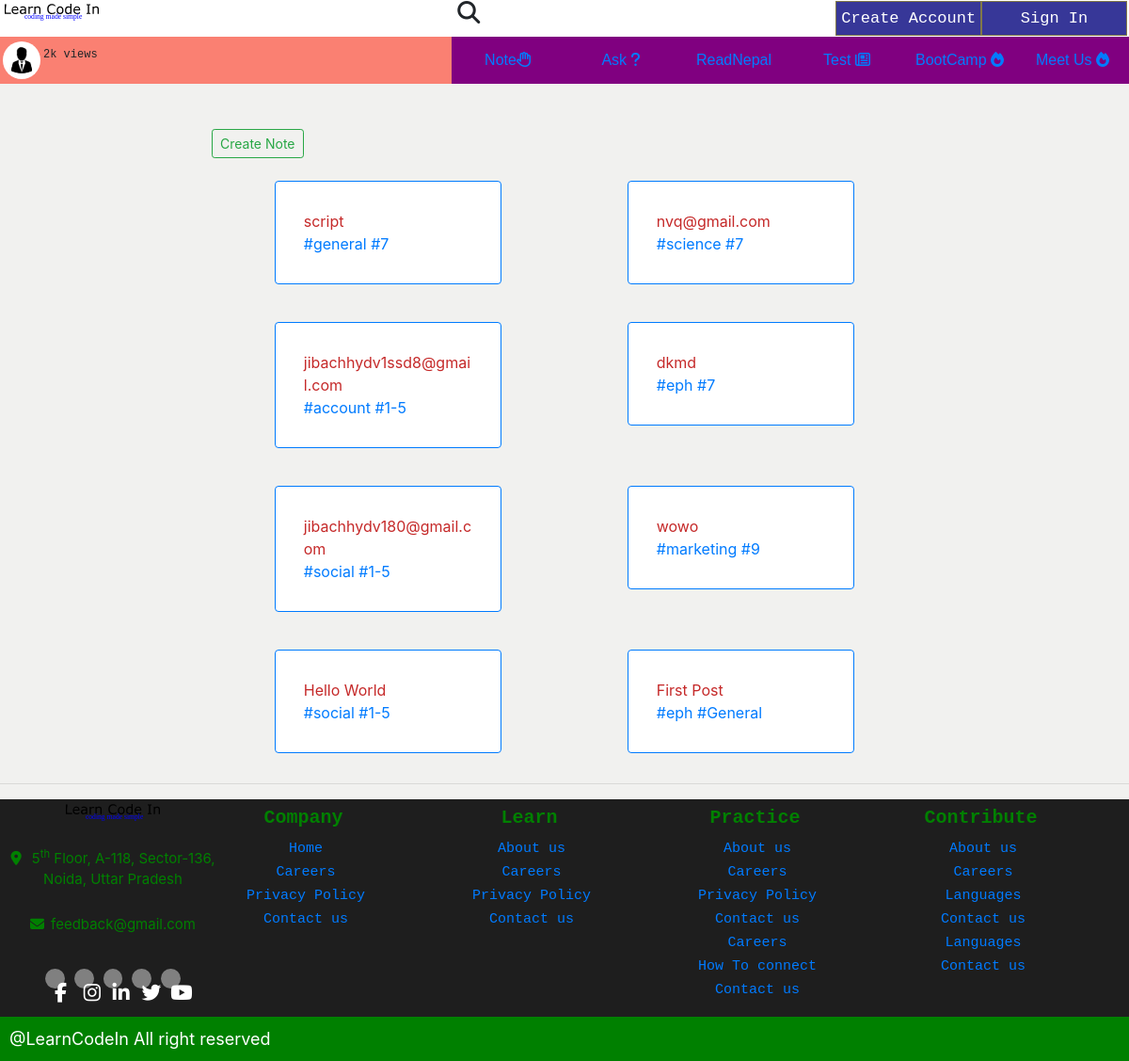
The page /note/ on the database as committed earlier.
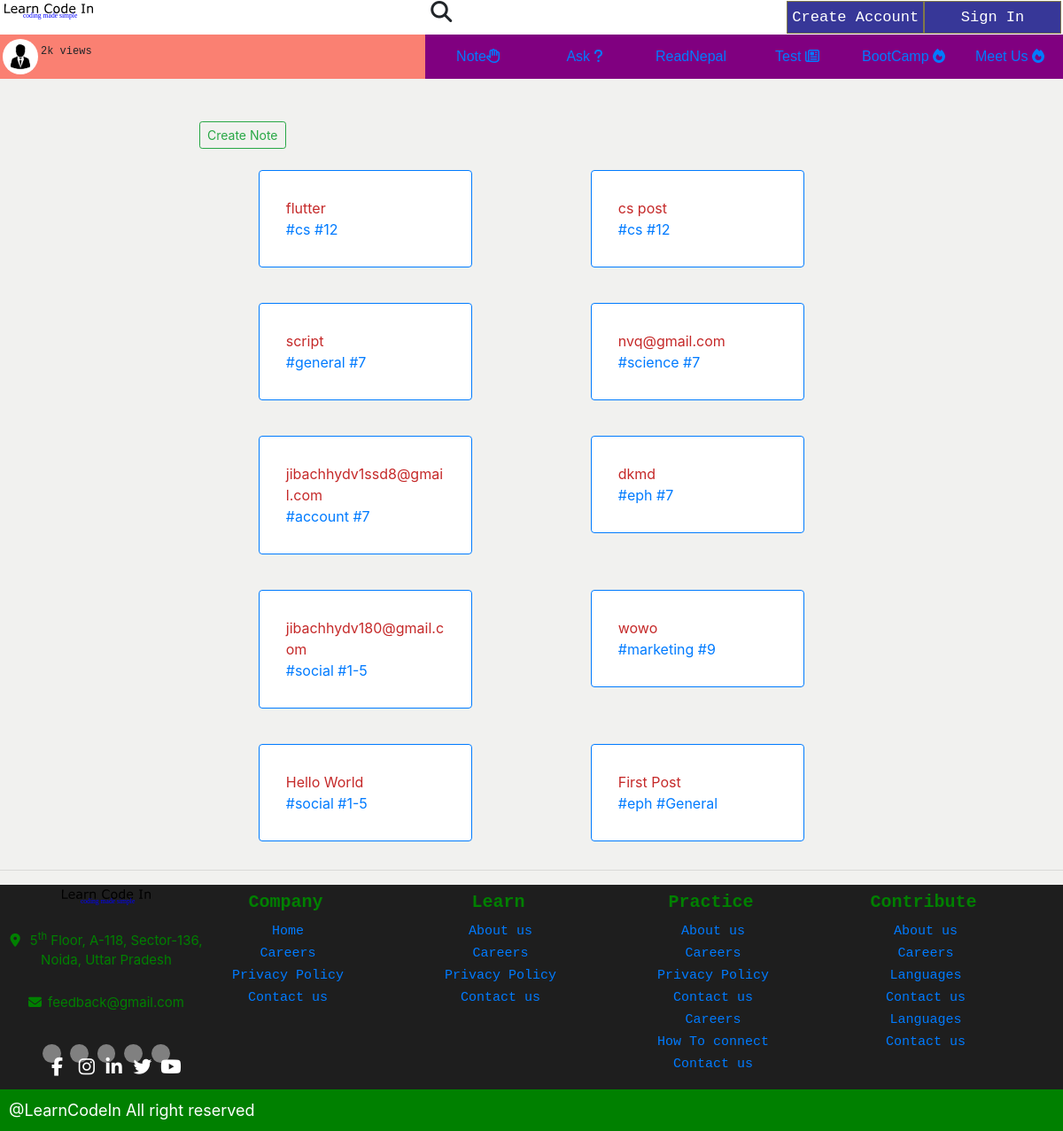
The same page on the database as committed later.
### note/models.py (models this page shows, shortened)
class Note(models.Model):
    STATUS_CHOICES = (
        ('draft', 'Draft'),
        ('published', 'Published'),
    )
    grade_choices = (
        ('1-5', 'One to Five'),
        ('6', 'Six'),
        ('7', 'Seven'),
        ('8', 'Eight'),
        ('9', 'Nine'),
        ('10', 'Ten'),
        ('11', 'Eleven'),
        ('12', 'Twelve'),
        ('Bachelor', 'Bachelor'),
        ('General', 'General'),
    )
    subject_choices = (
        ('physic', 'Physic'),
        ('chemistry', 'Chemistry'),
        ('botany', 'Botany'),
        ('zoology', 'Zoology'),
        ('math', 'Math'),
        ('english', 'English'),
        ('nepali', 'Nepali'),
        ('science', 'science'),
        ('social', 'Social'),
        ('eph', 'Environement,Population and Health'),
        ('Opt', 'Optional Math'),
        ('cs', 'Computer Science'),
        ('account', 'Account'),
        ('business', 'Business'),
        ('marketing', 'Marketing'),
        ('general', 'General'),
    )
    title = models.CharField(max_length=250)
    slug = models.SlugField(max_length=400)
    author = models.ForeignKey(User, on_delete=models.CASCADE, related_name='notes')
    content = models.TextField(blank=False)
    publish = models.DateTimeField(default=timezone.now)
    created= models.DateTimeField(auto_now_add=True)
    status = models.CharField(max_length=10, choices=STATUS_CHOICES, default='published')
    grade = models.CharField(max_length=20, choices=grade_choices)
    subject = models.CharField(max_length=25, choices=subject_choices)
    views = models.PositiveIntegerField(blank=False, default=0)
    likes = models.ManyToManyField(User, related_name='likedpost', blank=True)
    class Meta:
        ordering = ('-publish',)
    objects = models.Manager()
    published = PublishedManager()

### note/views.py (the view)
# urls.py: path('', views.notelist,name='notelist'),
def notelist(request):
    notes = Note.published.all()
    paginator = Paginator(notes, 10)
    page_number = request.GET.get('page')
    try:
        page_obj = paginator.page(page_number)
    except PageNotAnInteger:
        page_obj = paginator.page(1)
    except EmptyPage:
        page_obj = paginator.page(paginator.num_pages)
    return render(request, 'note/notelist.html', {
        'page_obj': page_obj,
    })

### note/models.py (called while the page is built)
    def get_queryset(self):
        return super(PublishedManager, self).get_queryset().filter(status='published')

### templates/note/notelist.html (shortened to what this page needs)
{% extends 'base.html' %}
{% block body %}
<div class="container mt-5" style="max-width: 750px" >
  <div class="row">
    <form action="{% url 'newnote' %}" method="GET">
      <input type="submit" class="btn btn-sm btn-outline-success" value="Create Note" />
    </form>
  </div>
  <div class="row">
    {% for note in page_obj %}
    <div class="col-12 col-sm-6
     mt-4">
      <div class="card border-primary mb-3">
        <div class="card-body">
          <a href="{% url 'notedetail' note.pk note.slug %}" style="color: #c52929">
            {{ note.title }}
          </a>
          <br />
          <span style="color: #c52929">
            <a href="{% url 'searchSubject' note.subject %}"> #{{ note.subject }} </a>
          </span>
          <span style="color: #c52929">
            <a href="{% url 'searchGrade' note.grade %}"> #{{ note.grade }} </a>
          </span>
        </div>
      </div>
    </div>
    {% endfor %}
  </div>
</div>
{% endblock %}

### templates/base.html (shortened to what this page needs)
{% load static %}
<!DOCTYPE html>
<html lang="en">
  <head>
    <link href="https://unpkg.com/aos@2.3.1/dist/aos.css" rel="stylesheet" />
    <link
      rel="stylesheet"
      href="https://maxcdn.bootstrapcdn.com/bootstrap/4.0.0/css/bootstrap.min.css"
    />
    <link rel="stylesheet" href="{% static 'css/base.css' %}" />
  </head>
  <body>
    <div class="top-bar">
      <div class="intro-sign">
        <div class="company-logo">
          <img src="{% static 'images/logo.svg' %}" class="flag" alt="" />
        </div>
        <div class="search" style="font-size: 24px; line-height: 20px">
          <i class="fa fa-search"></i>
        </div>
        {% if not user.is_authenticated %}
        <div class="sign-in-create">
          <div class="create-account circle-effect">
            <a href="{% url 'signup' %}" style="text-decoration: none; color: white;">
              Create Account
            </a>
          </div>
          <div class="sign-in circle-effect">
            <a href="{% url 'login' %}" style="text-decoration: none; color: white;">
              Sign In
            </a>
          </div>
        </div>
        {% else %}
          Logged In As {{ request.user.fullname }}
        {% endif %}
        </div>
      <nav>
        <div class="navigation-container">
          <div class="user">
            <div class="user-photo">
              <img
                src="{% static 'images/img.png' %}"
                alt=""
                class="user-pic"
              />
            </div>
            <div class="info">
              <span class="views">2k views</span>
              <span class="name">{{ request.user.fullname }}</span>
            </div>
          </div>
          <div class="navigation nav-total">
            <ul type="none" class="nav">
              <a href="{% url 'notelist' %}"
                ><li>Note<i class="fa fa-hand-paper-o"></i></li
              ></a>
              <a href="{% url 'allquestions' %}"
                ><li>Ask <i class="fa fa-question" aria-hidden="true"></i></li
              ></a>
              <a href="{% url 'readnepal' %}"
                ><li>ReadNepal </i></li
              ></a>
              <a href=""
                ><li>Test <i class="fa fa-newspaper-o"></i></li
              ></a>
              <a href=""
                ><li>BootCamp <i class="fa fa-fire"></i></li
              ></a>
              <a href=""
                ><li>Meet Us <i class="fa fa-fire"></i></li
              ></a>
            </ul>
          </div>
        </div>
      </nav>
    </div>
    {% block body %}{% endblock body %}
    <hr />
    <footer>
      <div class="footer">
        <div class="info-block">
          <div class="logo">
            <img src="{% static "images/logo.svg" %}" alt="LearnCodeIn" />
          </div>
          <div class="location">
            <i class="fa fa-map-marker"></i>
            5<sup>th</sup> Floor, A-118, Sector-136, Noida, Uttar Pradesh
          </div>
          <div class="feedback">
            <i class="fa fa-envelope" aria-hidden="true"></i>feedback@gmail.com
          </div>
          <div class="social-sites">
            <div class="foot-facebook">
              <i class="fa fa-facebook foot-social" aria-hidden="true"></i>
            </div>
            <div class="foot-facebook">
              <i class="fa fa-instagram foot-social" aria-hidden="true"></i>
            </div>
            <div class="foot-facebook">
              <i class="fa fa-linkedin foot-social" aria-hidden="true"></i>
            </div>
            <div class="foot-facebook">
              <i class="fa fa-twitter foot-social" aria-hidden="true"></i>
            </div>
            <div class="foot-facebook">
              <i class="fa fa-youtube foot-social" aria-hidden="true"></i>
            </div>
          </div>
        </div>
        <div class="first-column">
          <div class="foot-topic">Company</div>
          <div class="foot-first-subtopic foot-subtopic">
            <ul type="none" class="suptopics">
              <li><a href="index.html">Home</a></li>
              <li><a href="index.html">Careers</a></li>
              <li><a href="index.html">Privacy Policy</a></li>
              <li><a href="index.html">Contact us</a></li>
            </ul>
          </div>
        </div>
        <div class="second-column">
          <div class="foot-topic">Learn</div>
          <div class="foot-second-subtopic foot-subtopic">
            <ul type="none" class="suptopics">
              <li><a href="index.html">About us</a></li>
              <li><a href="index.html">Careers</a></li>
              <li><a href="index.html">Privacy Policy</a></li>
              <li><a href="index.html">Contact us</a></li>
            </ul>
          </div>
        </div>
        <div class="third-column">
          <div class="foot-topic">Practice</div>
          <div class="foot-third-subtopic foot-subtopic">
            <ul type="none" class="suptopics">
              <li><a href="">About us</a></li>
              <li><a href="">Careers</a></li>
              <li><a href="">Privacy Policy</a></li>
              <li><a href="">Contact us</a></li>
              <li><a href="">Careers</a></li>
              <li><a href="">How To connect </a></li>
              <li><a href="">Contact us</a></li>
            </ul>
          </div>
        </div>
        <div class="fourth-column">
          <div class="foot-topic">Contribute</div>
          <div class="foot-fourth-subtopic foot-subtopic">
            <ul type="none" class="suptopics">
              <li><a href="">About us</a></li>
              <li><a href="">Careers</a></li>
              <li><a href="">Languages </a></li>
              <li><a href="">Contact us</a></li>
              <li><a href="">Languages </a></li>
              <li><a href="">Contact us</a></li>
            </ul>
          </div>
        </div>
      </div>
      <div class="copyright">@LearnCodeIn All right reserved</div>
    </footer>
  </body>
</html>

### static/css/base.css (style rules this page uses)
* { padding: 0; margin: 0; }
:root { --main-background-color: rgb(241, 241, 239); --main-font:sans-serif; --navigation-font:sans-serif; --question-font:Impact; --answer-font:monospace; --sub-background-color:rgb(113, 134, 17); }
body { overflow-x: hidden; background-color: var(--main-background-color); z-index:10; }
.flag { display: flex; justify-content: center; }
.navigation-container { background-color: salmon; display: flex; justify-content: space-between; position: sticky; top: 0px; right: 0px; }
.intro-sign { background-color: #fff; display: flex; justify-content: space-between; padding: 0.9px 2px; }
.sign-in-create { display: grid; grid-template-columns: 1fr 1fr; }
.create-account,.sign-in { background-color: rgba(19, 19, 134, 0.849); color: white; font-family: monospace; font-size: 17px; cursor: pointer; padding: 5px; text-align: center; border: 0.5px solid rgba(156, 145, 45, 0.74); }
.circle-effect { position: relative; z-index: 0; overflow: hidden; }
.circle-effect::before { content: ""; position: absolute; top: 0px; left: 24px; height: 100px; width: 100px; border-radius: 50%; background-color: rgb(194, 66, 66); z-index: -1; transform: translateY(200px); transition: 0.5s; }
nav { height: 50px; position: sticky; top: 0px; z-index: 20; }
.nav { display: flex; justify-content: space-around; line-height: 25px; height: 50px; }
.nav a li { font-family: var(--navigation-font); }
.nav a { text-align: center; line-height: 50px; background-color: purple; padding:0px 10px; overflow: hidden; position: relative; }
.nav a::before { position: absolute; content: ""; width: 100%; bottom: 0px; left: 0px; height: 4px; background-color: #fab906; transform: translateY(-50px); }
.user { position: relative; display: flex; margin-left: 3px; }
.user-pic { margin-top: 5px; height: 40px; border-radius: 50%; }
.info { display: grid; margin-left: 3px; }
.views { font-size: 12px; font-family: monospace; margin-top: 10px; }
.name { font-family: sans-serif; font-weight: bold; font-size: 14px; margin-top: -4px; }
@media only screen and (min-width:637px) { .footer { display: grid; grid-template-rows: 1fr; grid-template-columns: 1fr 1fr 1fr; } }
@media only screen and (min-width:857px) { .nav a { width: 120px; } }
@media only screen and (min-width:857px) { .footer { display: grid; grid-template-columns: 1fr 1fr 1fr 1fr 1fr; } }
@media only screen and (min-width:857px) { .location,.feedback,.foot-subtopic { font-size: 13px; } }
@media only screen and (min-width:857px) { .social-sites > div { height: 1.1rem; width: 1.1rem; font-size: 1.1rem; } }
@media only screen and (min-width:857px) { .card { width: 70%; margin: 0px auto; padding: 10px; } }
.footer { background-color: #1e1e1e; bottom: 0px; height: auto; width: 100%; text-align: center; }
.social-sites { display: flex; padding: 5px; justify-content: center; text-align: center; }
.social-sites > div { background-color: gray; height: 1.3rem; width: 1.3rem; padding: 10px; border-radius: 50%; color: white; font-size: 1.3rem; margin: 5px; }
.location,.feedback { color: green; }
.location > i,.feedback > i { margin-right: 7px; }
.foot-topic { text-transform: capitalize; color: green; font-size: 20px; font-family: monospace; margin: 5px 5px; padding-bottom: 15px; }
.info-block { display: grid; row-gap: 5px; text-align: center; }
.footer { display: grid; }
.location,.feedback { font-size: 15px; }
.foot-subtopic { font-size: 15px; line-height: 25px; font-family: monospace; margin-bottom: 15px; }
.foot-topic { margin-bottom: -10px; font-weight: 600; }
.foot-subtopic,.foot-topic { margin-left: -70px; }
.copyright { font-size: 18px; background-color: green; color:white; padding:10px; width: 100%; height: auto; text-align: left; }

Rows that differ between the two databases and show on the page:
added Note: title "flutter", subject "cs", grade "12"
added Note: title "cs post", subject "cs", grade "12"
changed Note "jibachhydv1ssd8@gmail.com": grade "1-5" → "7"
